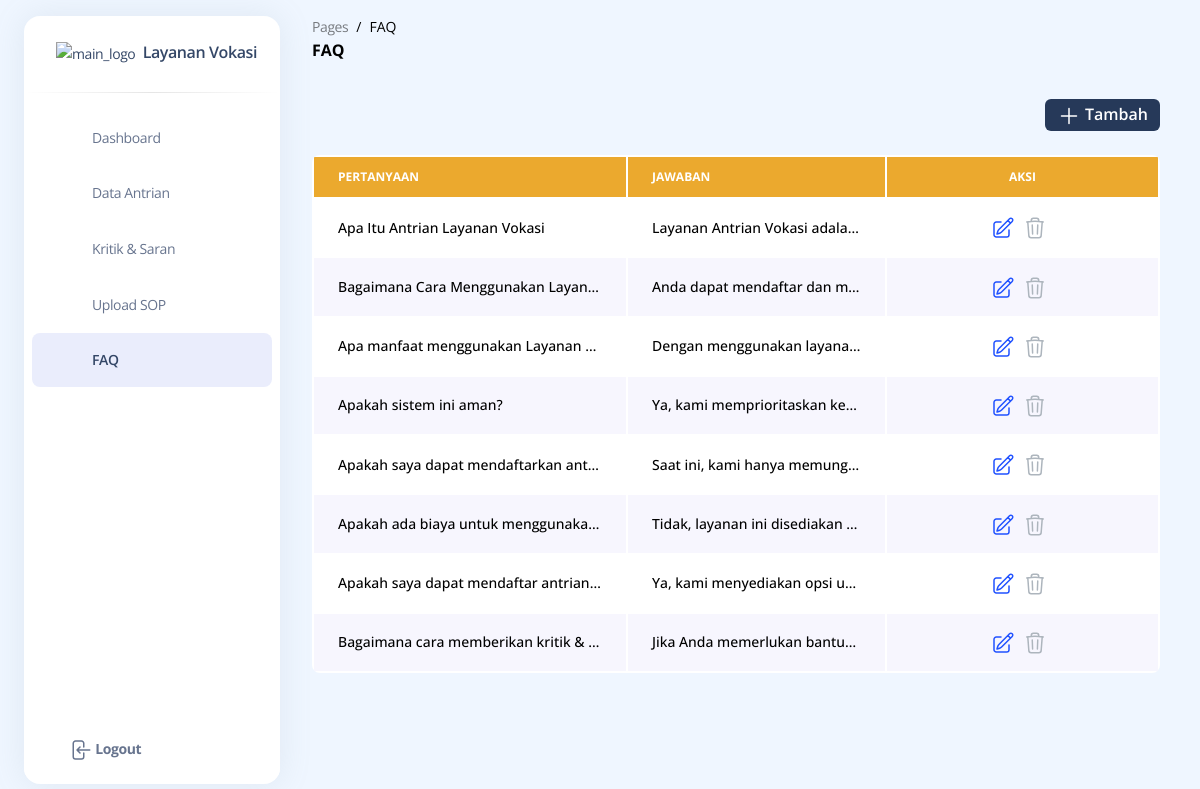
Screenshot of /build/pages/adminFaq.php with the database file from the repository.
### tables this page shows
CREATE TABLE `faq` (
  `id_faq` int(11) NOT NULL,
  `pertanyaan` varchar(255) NOT NULL,
  `jawaban` varchar(255) NOT NULL
);

### build/pages/adminFaq.php (the view, shortened to what this page needs)
<!DOCTYPE html>
<html>
<head>
    <link href="../assets/css/style.css" rel="stylesheet" />
</head>
<body class="m-0 font-sans text-base antialiased font-normal bg leading-default bg-blue-50 text-slate-500">
    <div class="absolute w-full min-h-75"></div>
    <aside
        class="fixed inset-y-0 flex-wrap items-center justify-between block w-full p-0 my-4 overflow-y-auto antialiased transition-transform duration-200 -translate-x-full bg-white border-0 shadow-xl  max-w-64 ease-nav-brand z-990 xl:ml-6 rounded-2xl xl:left-0 xl:translate-x-0"
        aria-expanded="false">
        <div class="h-19">
            <a class="block px-8 py-6 m-0 text-sm whitespace-nowrap  text-slate-700" href="#">
                <img src="../assets/img/LogoV.png"
                    class="inline h-full max-w-full transition-all duration-200 dark:hidden ease-nav-brand max-h-12"
                    alt="main_logo" />
                <span class="ml-1 text-[16px] font-semibold transition-all duration-200 ease-nav-brand">Layanan
                    Vokasi</span>
            </a>
        </div>
        <hr class="h-px mt-0 bg-transparent bg-gradient-to-r from-transparent via-black/40 to-transparent " />
        <div class="items-center block w-auto max-h-screen overflow-auto h-sidenav grow basis-full">
            <ul class="flex flex-col pl-0 mb-0">
                <li class="mt-0.5 w-full">
                    <a class="py-2.7 text-sm ease-nav-brand my-0 mx-2 flex items-center whitespace-nowrap  px-4 transition-colors hover:bg-blue-500/13 hover:rounded-lg "
                        href="../pages/adminDashboard.php">
                        <div
                            class="mr-2 flex h-8 w-8 items-center justify-center rounded-lg bg-center stroke-0 text-center xl:p-2.5">
                        </div>
                        <span class="ml-1 duration-300 opacity-100 pointer-events-none ease">Dashboard</span>
                    </a>
                </li>
                <li class="mt-0.5 w-full">
                    <a class="py-2.7 text-sm ease-nav-brand my-0 mx-2 flex items-center whitespace-nowrap  px-4 transition-colors hover:bg-blue-500/13 hover:rounded-lg "
                        href="./adminDataMahasiswa.php">
                        <div
                            class="mr-2 flex h-8 w-8 items-center justify-center rounded-lg bg-center stroke-0 text-center xl:p-2.5">
                        </div>
                        <span class="ml-1 duration-300 opacity-100 pointer-events-none ease">Data Antrian</span>
                    </a>
                </li>
                <li class="mt-0.5 w-full">
                    <a class="py-2.7 text-sm ease-nav-brand my-0 mx-2 flex items-center whitespace-nowrap px-4 transition-colors hover:bg-blue-500/13 hover:rounded-lg"
                        href="../pages/adminKritik.php">
                        <div
                            class="mr-2 flex h-8 w-8 items-center justify-center rounded-lg bg-center fill-current stroke-0 text-center xl:p-2.5">
                        </div>
                        <span class="ml-1 duration-300 opacity-100 pointer-events-none ease">Kritik & Saran</span>
                    </a>
                </li>
                <li class="mt-0.5 w-full">
                    <a class="py-2.7 text-sm ease-nav-brand my-0 mx-2 flex items-center whitespace-nowrap px-4 transition-colors hover:bg-blue-500/13 hover:rounded-lg "
                        href="./adminUpload.php">
                        <div
                            class="mr-2 flex h-8 w-8 items-center justify-center rounded-lg bg-center stroke-0 text-center xl:p-2.5">
                        </div>
                        <span class="ml-1 duration-300 opacity-100 pointer-events-none ease">Upload SOP</span>
                    </a>
                </li>
                <li class="mt-0.5 w-full">
                    <a class="py-2.7 text-sm ease-nav-brand my-0 mx-2 flex items-center whitespace-nowrap px-4 font-semibold rounded-lg text-slate-700 transition-colors bg-blue-500/13"
                        href="./adminFaq.php">
                        <div
                            class="mr-2 flex h-8 w-8 items-center justify-center rounded-lg bg-center stroke-0 text-center xl:p-2.5">
                        </div>
                        <span class="ml-1 duration-300 opacity-100 pointer-events-none ease">FAQ</span>
                    </a>
                </li>
                <li class="absolute bottom-2 mt-0.5 w-full bg-white">
                    <a class="py-2.7 text-sm ease-nav-brand my-0  flex items-center whitespace-nowrap transition-colors hover:bg-blue-500/13 hover:rounded-lg "
                        href="../index.php">
                        <div
                            class="mr-2 flex h-8 w-8 items-center justify-center rounded-lg bg-center stroke-0 text-center xl:p-2.5">
                        </div>
                        <span class="ml-1 font-bold duration-300 opacity-100 pointer-events-none ease">
                            Logout</span>
                    </a>
                </li>
            </ul>
        </div>
    </aside>
    <main class="relative h-full max-h-screen transition-all duration-200 ease-in-out xl:ml-68 rounded-xl">
        <nav class="relative flex flex-wrap items-center justify-between px-0 py-2 mx-6 transition-all ease-in shadow-none duration-250 rounded-2xl lg:flex-nowrap lg:justify-start"
            navbar-main navbar-scroll="false">
            <div class="flex items-center justify-between w-full px-4 py-1 mx-auto flex-wrap-inherit">
                <nav>
                    <ol class="flex flex-wrap pt-1 mr-12 bg-transparent rounded-lg sm:mr-16">
                        <li class="text-sm leading-normal">
                            <a class="text-black opacity-50" href="javascript:;">Pages</a>
                        </li>
                        <li class="text-sm pl-2 capitalize leading-normal text-black before:float-left before:pr-2 before:text-black before:content-['/']"
                            aria-current="page">FAQ</li>
                    </ol>
                    <h6 class="mb-0 font-bold text-black capitalize">FAQ</h6>
                </nav>
                <div class="flex items-center mt-2 grow sm:mt-0 md:mr-0 lg:flex lg:basis-auto">
                    <div class="flex items-center md:ml-auto md:pr-4">
                        <div class="relative flex flex-wrap items-stretch w-full transition-all rounded-lg ease">
                            <span
                                class="text-sm ease leading-5.6 absolute z-50 -ml-px flex h-full items-center whitespace-nowrap rounded-lg rounded-tr-none rounded-br-none border border-r-0 border-transparent bg-transparent py-2 px-2.5 text-center font-normal text-slate-500 transition-all">
                            </span>
                        </div>
                    </div>
                </div>
            </div>
        </nav>
        <div class="w-full px-6 py-6">
            <div class="flex justify-end px-4">
                <button
                    class="bg-[#263959] hover:bg-[#EBA92E] px-3 text-sm lg:text-[16px] text-white rounded-md h-8 lg:h-9 font-semibold "
                    data-modal-target="#myModal1">
                    <svg xmlns="http://www.w3.org/2000/svg" fill="none" viewBox="0 0 24 24" stroke-width="1.5"
                        stroke="currentColor" class="w-5 h-5 lg:w-6 lg:h-6 text-white font-bold">
                        <path stroke-linecap="round" stroke-linejoin="round" d="M12 4.5v15m7.5-7.5h-15" />
                    </svg>
                    Tambah
                </button>
            </div>
            </div>
        <div class="overflow-x-auto mx-10 bg-white rounded-lg">
            <table class="w-full text-sm text-left text-gray-500 rounded-lg">
                <thead class="text-xs text-white uppercase bg-[#EBA92E] rounded-t-lg">
                    <tr>
                        <th scope="col" class="px-6 py-3">
                            Pertanyaan
                        </th>
                        <th scope="col" class="px-6 py-3">
                            Jawaban
                        </th>
                        <th scope="col" class="px-6 py-3 text-center">
                            aksi
                        </th>
                    </tr>
                </thead>
                <?php
          $servername = "localhost";
          $username = "root";
          $password = "";
          $dbname = "antrian";
          $conn = mysqli_connect($servername, $username, $password, $dbname);
          $sql = "SELECT * FROM faq ";
          $result = mysqli_query($conn, $sql);
          $row_color = 0;
          if (mysqli_num_rows($result) > 0) {
            while ($row = mysqli_fetch_assoc($result)) {
                $row_class = $row_color % 2 == 0 ? 'bg-white' : 'bg-[#F7F6FE]';
                ?>
                <tbody>
                    <tr class="<?= $row_class ?> border-b mr-6">
                        <th scope="row"
                            class="px-6 py-4 font-medium text-black whitespace-nowrap  truncate max-w-[100px]">
                            <?= $row["pertanyaan"] ?>
                        </th>
                        <td class="px-6 py-4 font-medium text-black truncate max-w-[100px]">
                        <?= $row["jawaban"] ?>
                        </td>
                        <td class="px-6 py-4">
                            <div class="flex justify-center">
                                <div class="flex justify-center">
                                    <a  class="mr-2"  href="adminEditfaq.php?id=<?= $row["id_faq"] ?>">
                                    </a>
                                    <a class="mr-2"   href="../proses/prosesdeletefaq.php?id=<?= $row["id_faq"] ?>">
                                    </a>
                                </div>
                            </div>
                        </td>
                    </tr>
                </tbody>
                <?php
            $row_color++;}
        } else {
            echo "0 results";
        }
        ?>
            </table>
        </div>
    </main>
</body>
</html>

### rows the page displays
faq: pertanyaan "Apa Itu Antrian Layanan Vokasi", jawaban "Layanan Antrian Vokasi adala…"
faq: pertanyaan "Bagaimana Cara Menggunakan Layan…", jawaban "Anda dapat mendaftar dan m…"
faq: pertanyaan "Apa manfaat menggunakan Layanan…", jawaban "Dengan menggunakan layana…"
faq: pertanyaan "Apakah sistem ini aman?", jawaban "Ya, kami memprioritaskan ke…"
faq: pertanyaan "Apakah saya dapat mendaftarkan ant…", jawaban "Saat ini, kami hanya memung…"
faq: pertanyaan "Apakah ada biaya untuk menggunaka…", jawaban "Tidak, layanan ini disediakan…"
faq: pertanyaan "Apakah saya dapat mendaftar antrian…", jawaban "Ya, kami menyediakan opsi u…"
faq: pertanyaan "Bagaimana cara memberikan kritik &…", jawaban "Jika Anda memerlukan bantu…"
